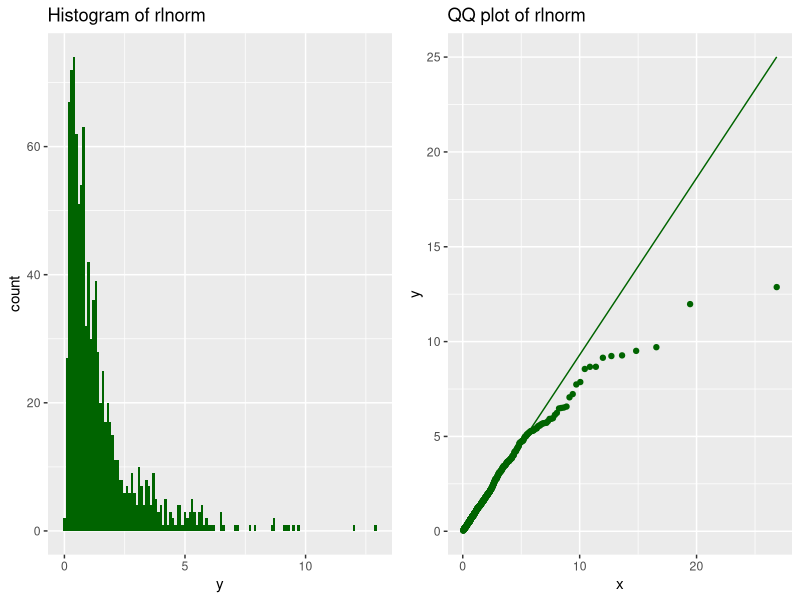
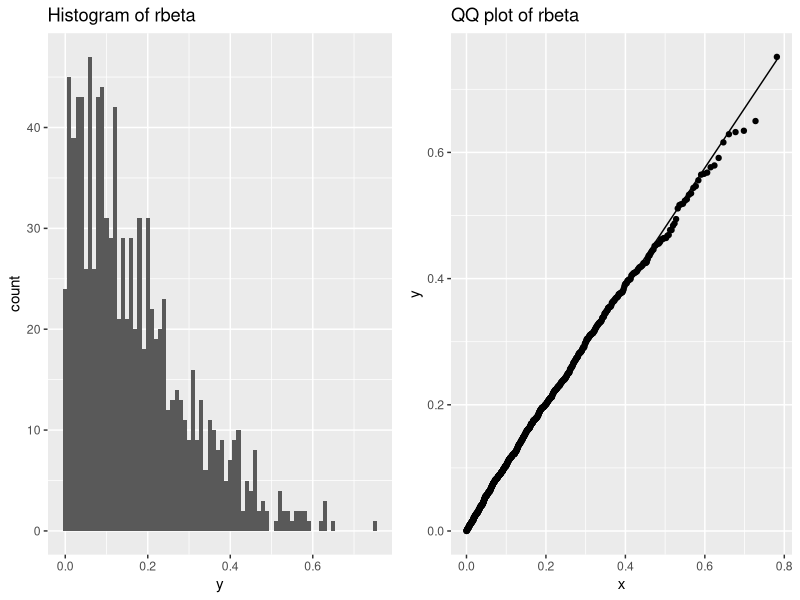
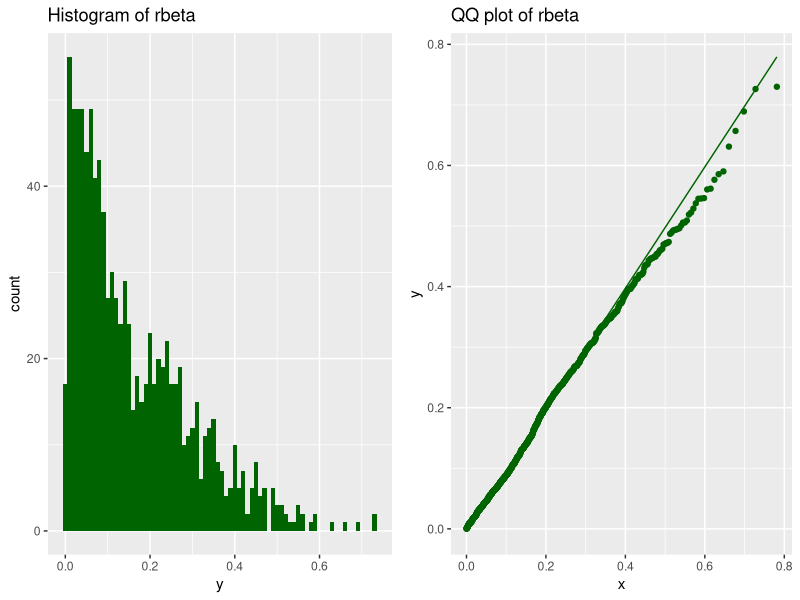
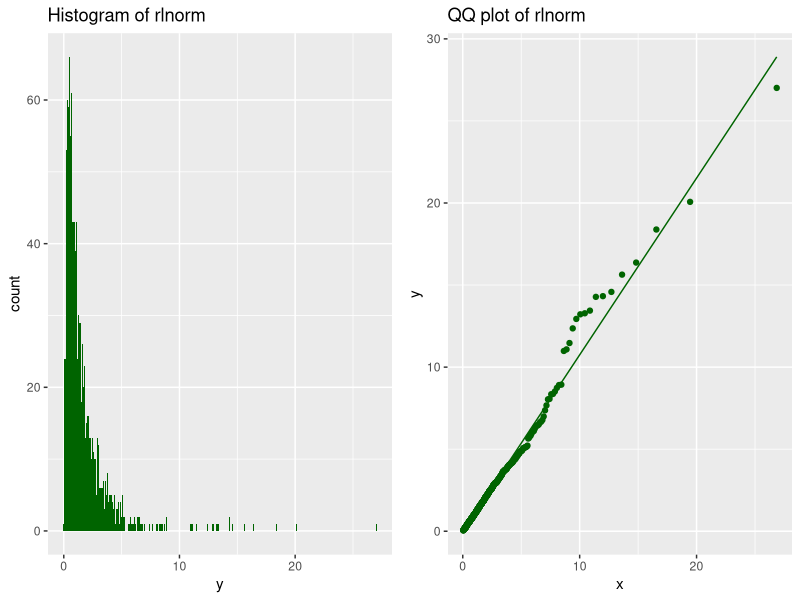
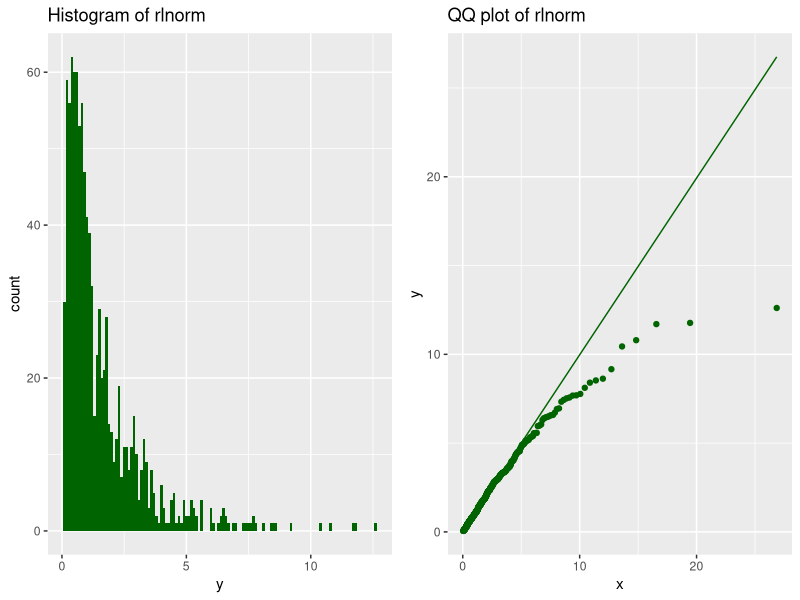
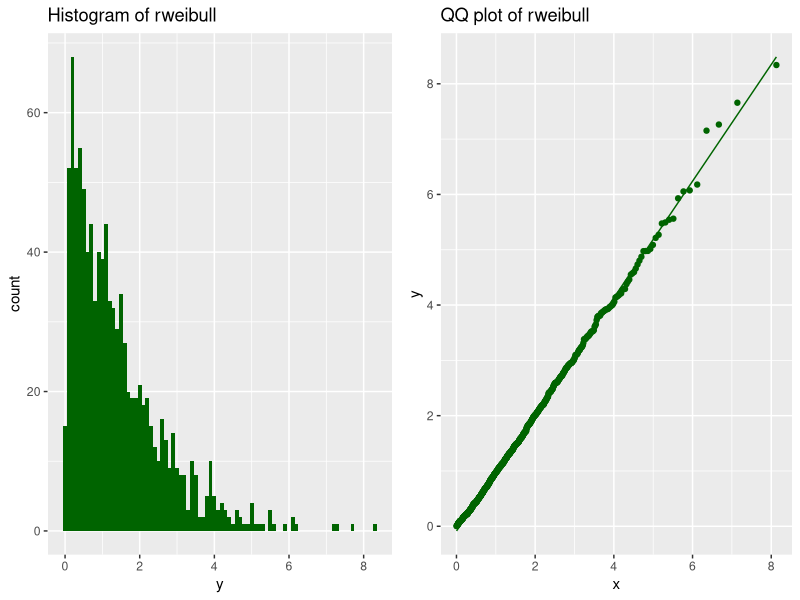
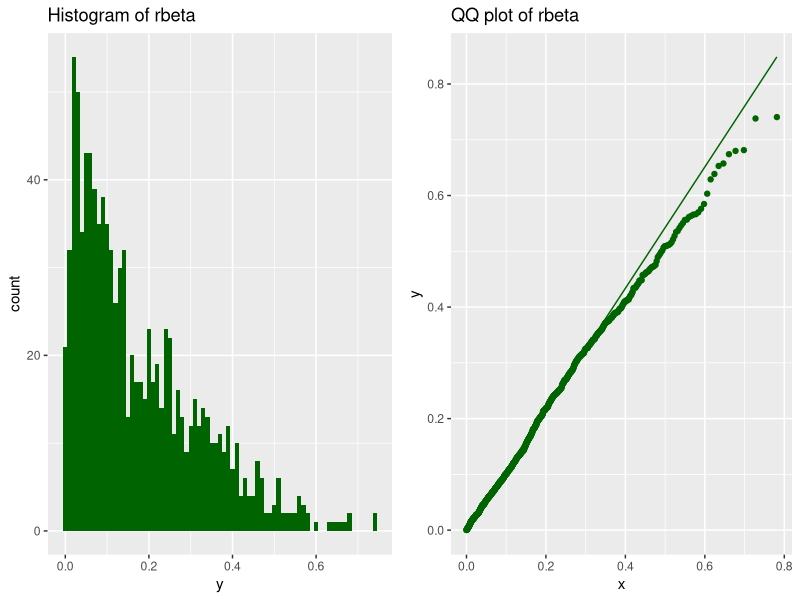
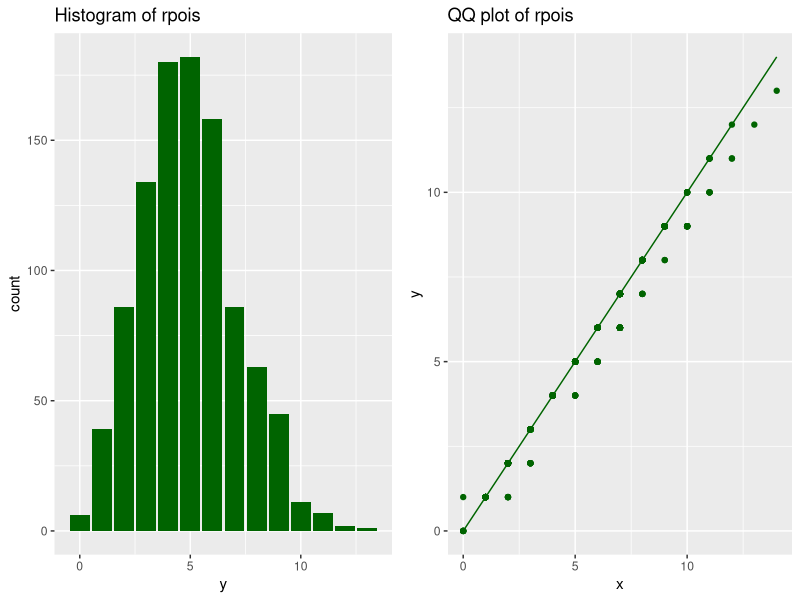

Write R code to recreate these figures, in order.
## ---- chunk 1
knitr::opts_chunk$set(echo = TRUE)
library(tidyverse)
## ---- chunk 2
qqplot_and_histogram_v1 <- function(distribution_type, sample_size, params) {
  
  library(cowplot)
  library(glue)  
  
  df <-  if (distribution_type == 'rlnorm') {
              as.data.frame( rlnorm(sample_size))
    
            } else if(distribution_type == 'rweibull') {
              as.data.frame( rweibull(sample_size, shape = params[1], scale = params[2])) 
              
            } else if(distribution_type == 'rbeta') {
              as.data.frame( rbeta(sample_size, shape1 = params[1], shape2 = params[2])) 

            } else if(distribution_type == 'rpois') {
              as.data.frame( rpois(sample_size, lambda = params[1]))

            }

  df <- df %>% 
        mutate(distribution = as.character(distribution_type),
               x            = row_number()) %>%
        rename(y = 1) %>% 
        dplyr::select(distribution, x, y)

  p1 <- df %>% 
        ggplot(.) + 
          aes(x=y) + 
          if (distribution_type == 'rpois') { 
          geom_bar()
          } else { 
          geom_histogram(binwidth = if_else(distribution_type %in% c('rlnorm', 'rweibull'),  0.1, 0.01),
                         fill = 'darkgreen') 
          } 
  
    p1 <- p1 + labs(title = glue('Histogram of {distribution_type}'))
  
         if (distribution_type == 'rlnorm') {
          p2 <- df %>% 
                 ggplot() +
                 aes(sample = y) +            
                 stat_qq(distribution      = stats::qlnorm, color = 'darkgreen') +
                 stat_qq_line(distribution = stats::qlnorm, color = 'darkgreen')  +
                 labs(title = glue('QQ plot of {distribution_type}')) 
          
         } else if(distribution_type %in% c('rweibull')) {
          p2 <- df %>% 
                 ggplot() +
                 aes(sample = y) + 
                 stat_qq(distribution      = stats::qweibull, dparams = list(shape = params[1], scale = params[2]), color = 'darkgreen') +
                 stat_qq_line(distribution = stats::qweibull, dparams = list(shape = params[1], scale = params[2]), color = 'darkgreen') +
                 labs(title = glue('QQ plot of {distribution_type}'))
          
         } else if(distribution_type %in% c('rbeta')) {
            p2 <- df %>%
                 ggplot() +
                 aes(sample = y) +
                 stat_qq(distribution      = stats::qbeta, dparams = list(shape1 = params[1], shape2 = params[2]), color = 'darkgreen') +
                 stat_qq_line(distribution = stats::qbeta, dparams = list(shape1 = params[1], shape2 = params[2]), color = 'darkgreen') +
                 labs(title = glue('QQ plot of {distribution_type}'))

         } else if(distribution_type %in% c('rpois')) {
            p2 <- df %>%
                 ggplot() +
                 aes(sample = y) +
                 stat_qq(distribution      = stats::qpois, dparams = list(lambda = params[1]), color = 'darkgreen') +
                 stat_qq_line(distribution = stats::qpois, dparams = list(lambda = params[1]), color = 'darkgreen') +
                 labs(title = glue('QQ plot of {distribution_type}'))

         }
  
  cowplot::plot_grid(p1, p2)  

}

qqplot_and_histogram_v1('rlnorm', 1000, c(5, 5))
## ---- chunk 3
qqplot_and_histogram_v2 <- function(distribution_type, sample_size, params) {
  
  library(cowplot)
  library(glue)  
  
  df <-  if (distribution_type == 'rlnorm') {
              as.data.frame( rlnorm(sample_size))
    
            } else if(distribution_type == 'rweibull') {
              as.data.frame( rweibull(sample_size, shape = params[1], scale = params[2])) 
              
            } else if(distribution_type == 'rbeta') {
              as.data.frame( rbeta(sample_size, shape1 = params[1], shape2 = params[2])) 

            }

  df <- df %>% 
        mutate(distribution = as.character(distribution_type),
               x            = row_number()) %>%
        rename(y = 1) %>% 
        dplyr::select(distribution, x, y)
    
  p1 <- df %>% 
        ggplot(.) + 
          aes(x=y) + 
          geom_histogram(binwidth = if_else(distribution_type %in% c('rlnorm', 'rweibull'),  0.1, 0.01))  +
          labs(title = glue('Histogram of {distribution_type}'))
  
         if (distribution_type == 'rlnorm') {
          p2 <- df %>% 
                 ggplot() +
                 aes(sample = y) +            
                 stat_qq(distribution      = stats::qlnorm) +
                 stat_qq_line(distribution = stats::qlnorm)  +
                 labs(title = glue('QQ plot of {distribution_type}')) 
          
         } else if(distribution_type %in% c('rweibull', 'rbeta')) {
          p2 <- df %>% 
                 ggplot() +
                 aes(sample = y) + 
                 stat_qq(distribution = if(distribution_type == 'rweibull') {stats::qweibull} else {stats::qbeta},
                         dparams      = if(distribution_type == 'rweibull') {
                                                  list(shape  = params[1], scale = params[2])}
                                           else { list(shape1 = params[1], shape2 = params[2]) }
                                          ) + 
                 stat_qq_line(distribution = if(distribution_type == 'rweibull') {stats::qweibull} else {stats::qbeta},
                              dparams      = if(distribution_type == 'rweibull') {
                                                    list(shape  = params[1], scale = params[2])}
                                             else { list(shape1 = params[1], shape2 = params[2]) }
                                                ) +                   
                 labs(title = glue('QQ plot of {distribution_type}'))

         }
  
  cowplot::plot_grid(p1, p2)  
  

}

qqplot_and_histogram_v2('rbeta', 1000, c(1, 5))
## ---- chunk 4
qqplot_and_histogram_v3 <- function(distribution_type, sample_size, params) {
  
  library(cowplot)
  library(glue)  
  
  df <-  if (distribution_type == 'rlnorm') {
              as.data.frame( rlnorm(sample_size))
    
            } else if(distribution_type == 'rweibull') {
              as.data.frame( rweibull(sample_size, shape = params[1], scale = params[2])) 
              
            } else if(distribution_type == 'rbeta') {
              as.data.frame( rbeta(sample_size, shape1 = params[1], shape2 = params[2])) 

            } else if(distribution_type == 'rpois') {
              as.data.frame( rpois(sample_size, lambda = params[1]))

            }

  df <- df %>% 
        mutate(distribution = as.character(distribution_type),
               x            = row_number()) %>%
        rename(y = 1) %>% 
        dplyr::select(distribution, x, y)

  p1 <- df %>% 
        ggplot(.) + 
          aes(x=y) + 
          if (distribution_type == 'rpois') { 
          geom_bar()
          } else { 
          geom_histogram(binwidth = if_else(distribution_type %in% c('rlnorm', 'rweibull'),  0.1, 0.01),
                         fill = 'darkgreen') 
          } 
  
    p1 <- p1 + labs(title = glue('Histogram of {distribution_type}'))
  
         if (distribution_type == 'rlnorm') {
          stat_qq_setting      <- stat_qq(distribution      = stats::qlnorm, color = 'darkgreen') 
          stat_qq_line_setting <- stat_qq_line(distribution = stats::qlnorm, color = 'darkgreen')  
          
         } else if(distribution_type %in% c('rweibull')) {
          stat_qq_setting      <- stat_qq(distribution      = stats::qweibull, dparams = list(shape = params[1], scale = params[2]), color = 'darkgreen')
          stat_qq_line_setting <- stat_qq_line(distribution = stats::qweibull, dparams = list(shape = params[1], scale = params[2]), color = 'darkgreen')
          
         } else if(distribution_type %in% c('rbeta')) {
          stat_qq_setting      <- stat_qq(distribution      = stats::qbeta, dparams = list(shape1 = params[1], shape2 = params[2]), color = 'darkgreen') 
          stat_qq_line_setting <- stat_qq_line(distribution = stats::qbeta, dparams = list(shape1 = params[1], shape2 = params[2]), color = 'darkgreen') 

         } else if(distribution_type %in% c('rpois')) {
          stat_qq_setting      <- stat_qq(distribution      = stats::qpois, dparams = list(lambda = params[1]), color = 'darkgreen') 
          stat_qq_line_setting <- stat_qq_line(distribution = stats::qpois, dparams = list(lambda = params[1]), color = 'darkgreen') 

         }

  p2 <- df %>%
        ggplot() +
        aes(sample = y) +
        stat_qq_setting +
        stat_qq_line_setting +
        labs(title = glue('QQ plot of {distribution_type}'))    
  
  cowplot::plot_grid(p1, p2)  


}

qqplot_and_histogram_v3('rbeta', 1000, c(1, 5))
## ---- chunk 5

# final version 
qqplot_and_histogram <- function(distribution_type, sample_size, params) {
  
  library(cowplot)
  library(glue)  
  
   if (distribution_type == 'rlnorm') {
      df        <- as.data.frame( rlnorm(sample_size))
      dist_args =  list(dist_func = stats::qlnorm,
                        dparams   = NULL)

    } else if(distribution_type == 'rweibull') {
      df        <- as.data.frame( rweibull(sample_size, shape = params[1], scale = params[2])) 
      dist_args =  list(dist_func = stats::qweibull,
                        dparams   = list(shape  = params[1], scale = params[2]))
      
    } else if(distribution_type == 'rbeta') {
      df        <- as.data.frame( rbeta(sample_size, shape1 = params[1], shape2 = params[2])) 
      dist_args =  list(dist_func = stats::qbeta,
                        dparams   = list(shape1 = params[1], shape2 = params[2]))              

    } else if(distribution_type == 'rpois') {
      df        <- as.data.frame( rpois(sample_size, lambda = params[1])) 
      dist_args =  list(dist_func = stats::qpois,
                        dparams   = list(lambda = params[1]))

    }
  
  df <- df %>% 
        mutate(distribution = as.character(distribution_type),
               x            = row_number()) %>%
        rename(y = 1) %>% 
        dplyr::select(distribution, x, y)

  p1 <- df %>% 
        ggplot(.) + 
          aes(x=y) + 
          if (distribution_type == 'rpois') { 
          geom_bar(fill = 'darkgreen')
          } else { 
          geom_histogram(binwidth = if_else(distribution_type %in% c('rlnorm', 'rweibull'),  0.1, 0.01),
                         fill = 'darkgreen') 
          } 
  
  p1 <- p1 + labs(title = glue('Histogram of {distribution_type}'))
  
  p2 <- df %>%
        ggplot() +
        aes(sample = y) +
        stat_qq(distribution      = dist_args$dist_func, dparams = dist_args$dparams, color = 'darkgreen') +
        stat_qq_line(distribution = dist_args$dist_func, dparams = dist_args$dparams, color = 'darkgreen') +
        labs(title = glue('QQ plot of {distribution_type}'))    
  
  cowplot::plot_grid(p1, p2)  

}

qqplot_and_histogram('rlnorm', 1000)
## ---- chunk 6
params_list <- list(c('rlnorm'),
                    c('rweibull', 1.2, 1.5),
                    c('rbeta',  1, 5),
                    c('rpois', 5))

for (i in seq_along( params_list)) {
  
  dist   <- params_list[[i]][1]
  params <- as.numeric(params_list[[i]][2:3])
  
  print(qqplot_and_histogram(dist, 1000, params))
  
}
## ---- chunk 7
y_dlnorm <- as.data.frame(rlnorm(10000)) %>% 
              mutate(x = row_number()) %>% 
              rename(y = 1)

y_dlnorm %>% 
ggplot(.) + 
  aes(x=y) + 
  geom_histogram(binwidth=0.1)
## ---- chunk 8
y_dlnorm %>% 
ggplot(., aes(sample = y)) +
   stat_qq(distribution = stats::qlnorm) +
   stat_qq_line(distribution = stats::qlnorm)
## ---- chunk 9
weibull <- as.data.frame(rweibull(10000, shape = 1.2, scale = 1.5)) %>% 
              mutate(x = row_number()) %>% 
              rename(y = 1)

weibull %>% 
ggplot(.) + 
  aes(x=y) + 
  geom_histogram(binwidth=0.1)
## ---- chunk 10
weibull %>% 
ggplot() + 
   aes(sample = y) + 
   stat_qq(distribution      = stats::qweibull, dparams = list(shape = 1.2, scale = 1.5)) +
   stat_qq_line(distribution = stats::qweibull, dparams = list(shape = 1.2, scale = 1.5)) 
## ---- chunk 11
weibull_2 <- as.data.frame(rweibull(1000, shape = 1.5, scale = 1)) %>% 
                mutate(x = row_number()) %>% 
                rename(y = 1)

weibull_2 %>% 
    ggplot() + 
    aes(x = y) + 
    geom_histogram(binwidth = 0.1)
## ---- chunk 12
weibull_2 %>% 
  ggplot() + 
  aes(sample = y) + 
  stat_qq(distribution      = stats::qweibull, dparams = list(shape = 1.5, scale = 1)) + 
  stat_qq_line(distribution = stats::qweibull, dparams = list(shape = 1.5, scale = 1)) 
## ---- chunk 13
beta <- as.data.frame(rbeta(10000, shape1 = 1, shape2 = 5)) %>% 
              mutate(x = row_number()) %>% 
              rename(y = 1)

beta %>% 
    ggplot() + 
    aes(x = y) + 
    geom_histogram(binwidth = 0.01)
## ---- chunk 14
beta %>% 
ggplot() + 
  aes(sample = y) + 
  stat_qq(distribution      = stats::qbeta, dparams = list(shape1 = 1, shape2 = 5)) + 
  stat_qq_line(distribution = stats::qbeta, dparams = list(shape1 = 1, shape2 = 5)) 
## ---- chunk 15
poisson <- as.data.frame(rpois(1000, lambda = 5))  %>% 
              mutate(x = row_number()) %>% 
              rename(y = 1)

poisson %>% 
    ggplot() + 
    aes(x = y) + 
    geom_bar()
## ---- chunk 16
poisson %>% 
  ggplot() + 
    aes(sample = y) + 
    stat_qq(distribution      = stats::qpois, dparams = list(lambda = 5)) + 
    stat_qq_line(distribution = stats::qpois, dparams = list(lambda = 5)) 
## ---- chunk 17
data <- data.frame(x=rt(10000, df=7))

data %>% 
ggplot(aes(x=x)) +
  geom_histogram(aes(y = ..density..)) + 
  stat_function(fun       = dnorm, 
                linewidth = 1, 
                color     = 'gray', 
                args      = list()
                ) +
  labs(title="Histogram of interest rate changes") + 
  theme_bw()
## ---- chunk 18
data <- data.frame(x=rf(10000, df1=7, df2=120))

data %>% 
ggplot(aes(x=x)) +
  geom_histogram(aes(y = ..density..)) + 
  stat_function(fun       = dlnorm, 
                linewidth = 1, 
                color     = 'gray', 
                args      = list()) +
  labs(title="Histogram of interest rate changes",
       subtitle = "An example of the F Distribution") + 
  theme_bw()
## ---- chunk 19
oestat = function(o, e){
  sum( (e-o)^2/e )
}

set.seed(1)
B = 10000
# here we pick an arbitrary length / not the same as for Celegans
n = 2847

expected = rep(n/4 ,4)
oenull = replicate(B, oestat(e=expected, o=rmultinom(1,size = n, prob = rep(1/4,4))))
## ---- chunk 20
ggplot(data.frame(null_stats = oenull)) +
  geom_histogram(aes(x = null_stats), bins = 100, boundary=0)
## ---- chunk 21
 ggplot(data.frame(stat = oenull), aes(sample = stat)) +
   stat_qq(distribution = stats::qchisq, dparams = list(df = 3)) +
   stat_qq_line(distribution = stats::qchisq, dparams = list(df = 3)) 
